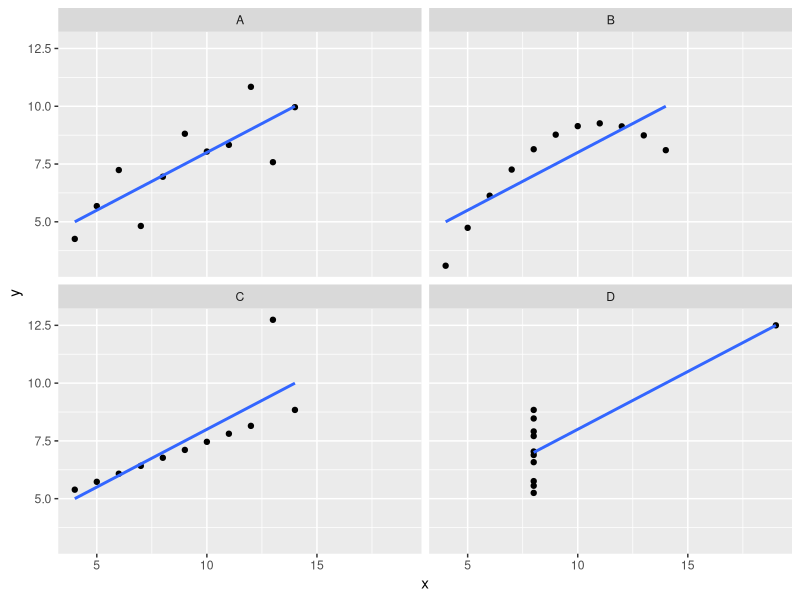

Here is the R script that generated this plot:
## ---- chunk 1
library(dplyr)
anscombe_m <- tibble(a.x = c(10, 8, 13, 9, 11, 14, 6, 4, 12, 7, 5),
                    a.y = c(8.04,6.95,7.58,8.81,8.33,9.96,7.24,4.26,10.84,4.82,5.68),
                    b.x = c(10, 8, 13, 9, 11, 14, 6, 4, 12, 7, 5),
                    b.y = c(9.14, 8.14, 8.74, 8.77, 9.26,8.10, 6.13, 3.10, 9.13, 7.26, 4.74),
                    c.x = c(10, 8, 13, 9, 11, 14, 6, 4, 12, 7, 5),
                    c.y = c(7.46, 6.77, 12.74, 7.11, 7.81, 8.84, 6.08, 5.39, 8.15, 6.42, 5.73),
                    d.x = c(8,8,8,8,8,8,8,19,8,8,8),
                    d.y = c(6.58,5.76,7.71,8.84,8.47,7.04,5.25,12.5, 5.56,7.91,6.89))
                    

knitr::kable(anscombe_m, digits = 2) %>% 
  kableExtra::add_header_above(c("Grupo A" = 2, "Grupo B" = 2, "Grupo C" = 2, "Grupo D" = 2))
## ---- chunk 2
knitr::kable(summary(anscombe_m))
## ---- chunk 3
library(tidyverse)
anscombe_tidy <- anscombe %>%
    mutate(observation = seq_len(n())) %>%
    gather(key, value, -observation) %>%
    separate(key, c("variable", "set"), 1, convert = TRUE) %>%
    mutate(set = c("A", "B", "C", "D")[set]) %>%
    spread(variable, value)

ggplot(anscombe_tidy, aes(x, y)) +
    geom_point() +
    facet_wrap(~ set) +
    geom_smooth(method = "lm", se = FALSE)
